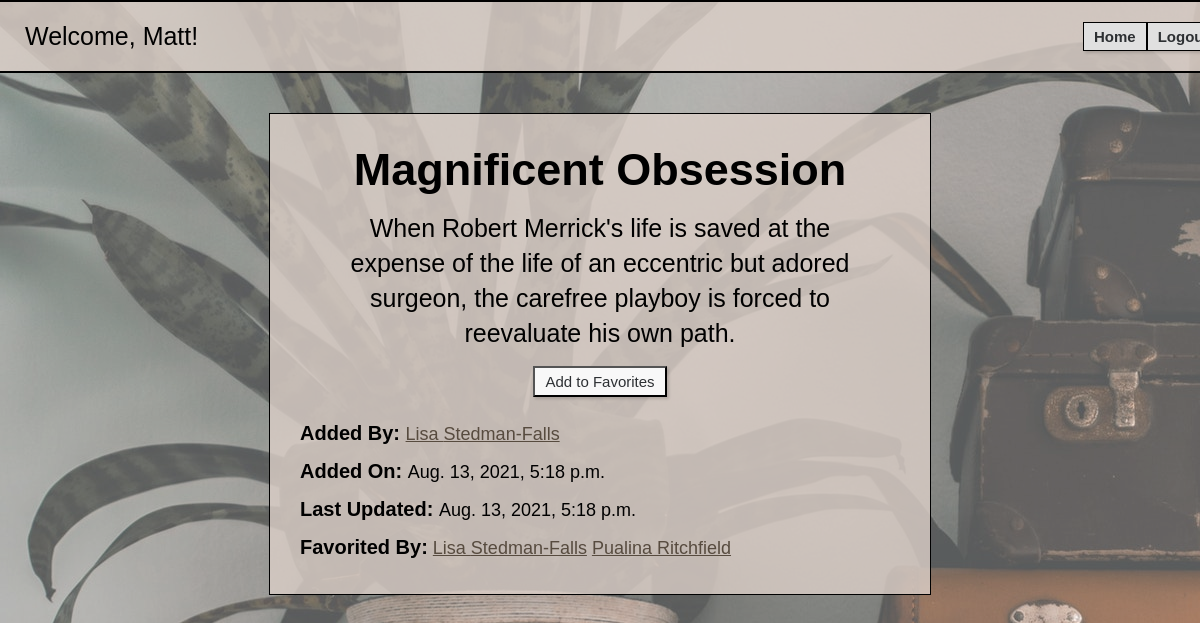
/book/1 (signed in), run on the app's committed database.
### login_registration_app/models.py (models this page shows, shortened)
class User(models.Model):
    first_name = models.CharField(max_length=255)
    last_name = models.CharField(max_length=255)
    email = models.CharField(max_length=255)
    password = models.CharField(max_length=255)
    created_at = models.DateTimeField(auto_now_add=True)
    updated_at = models.DateTimeField(auto_now=True)
    objects = UserManager()

### books_app/models.py (models this page shows, shortened)
class Book(models.Model):
    title = models.CharField(max_length=255)
    description = models.TextField()
    uploaded_by = models.ForeignKey(User, related_name = "books_uploaded", on_delete = models.CASCADE)
    favorited_by = models.ManyToManyField(User, related_name = "books_favorited")
    created_at = models.DateTimeField(auto_now_add=True)
    updated_at = models.DateTimeField(auto_now=True)
    objects = BookManager()

### books_app/views.py (the view)
# urls.py: path('<int:book_id>', views.view_book), #GET request to display a specific object's info
def view_book(request, book_id): #GET REQUEST
    this_book = Book.objects.get(id = book_id)
    this_user = User.objects.get(id = request.session["user_id"])
    context = {
        "this_user": this_user,
        "a_book": this_book,
        "favorited_by": this_book.favorited_by.all(),
        "user_who_uploaded":this_book.uploaded_by,
    }
    return render(request, "book_page.html", context)

### books_app/templates/book_page.html (shortened to what this page needs)
<!DOCTYPE html>
<html lang="en-US">
<head>
    {% load static %}
    <link rel="stylesheet" href="{% static 'book_page.css' %}">
</head>
<body>
    <div id="container">
        <nav>
            <p>Welcome, {{this_user.first_name}}!</p>
            <div id="nav_actions">
                <a href="/book">Home</a>
                <form action="/logout" method="POST">
                    <button type="submit">Logout</button>
                </form>
            </div>
        </nav>
        <div id="wrapper">
            {% if this_user.id == user_who_uploaded.id %}
            <div id="edit">
                <form action="{{a_book.id}}/update_book" method="POST">
                {% csrf_token %}
                    <label for="title">Title: </label>
                    <input name="title" type="text" value="{{a_book.title}}">
                    <label for="description">Description: </label>
                    <textarea name="description">{{a_book.description}}</textarea>
                    <button type="submit">Update</button>
                </form>
                <form action="{{a_book.id}}/destroy_book" method="POST">
                {% csrf_token %}
                    <button type="submit">Delete</button>
                </form>
            </div>
            {% else %}
            <div id="books">
                <h1>{{a_book.title}}</h1>
                <h2>{{a_book.description}}</h2>
                {% if this_user in favorited_by %}
                <form action="{{a_book.id}}/unfavorite_bookpage" method="POST">
                {% csrf_token %}
                    <button type="submit">Remove from Favorites</button>
                </form>
                {% else %}
                <form action="{{a_book.id}}/favorite_bookpage" method="POST">
                    <button type="submit">Add to Favorites</button>
                </form>
                {% endif %}
                <div id="book_info">
                    <p><span class="label">Added By: </span>
                        <a href="user/{{a_book.uploaded_by.id}}">{{a_book.uploaded_by.first_name}} {{a_book.uploaded_by.last_name}}</a>
                    </p>
                    <p><span class="label">Added On: </span>{{a_book.created_at}}</p>
                    <p><span class="label">Last Updated: </span>{{a_book.updated_at}}</p>
            {% endif %}
                    <p><span class="label">Favorited By:</span>
                    {% for user in favorited_by %}
                    <a href="user/{{user.id}}">{{user.first_name}} {{user.last_name}}</a>
                    {% endfor %}
                    </p>
                </div>
            </div>
        </div>
    </div>
</body>
</html>

### books_app/static/book_page.css (style rules this page uses)
* { margin:0; padding:0; }
#container { position:relative; min-height:100vh; }
#container::after { content:""; background-image:url("books.jpg"); opacity:.7; top:0; left:0; bottom:0; right:0; position:absolute; z-index:-1; }
html { font-size:10px; font-family: Arial, Helvetica, sans-serif; }
nav { display: flex; justify-content: space-between; align-items:center; background-color: rgba(220, 208, 201, .8); padding:2rem 2.5rem; border-top:.2rem solid black; border-bottom:.2rem solid black; }
#nav_actions { display: flex; justify-content: space-between; width:8%; }
nav p { font-size:2.5rem; }
nav a, nav button { font-size:1.5rem; font-weight: bold; padding:.5rem 1rem; box-shadow:rgba(0, 0, 0, 0.15) 1.95px 1.95px 2.6px; color:#2D3033; background-color:#E0E0E0; text-decoration: none; border:.1rem solid black; }
#wrapper { display: flex; flex-direction: column; align-items: center; padding-top:4rem; }
#books { background-color:rgba(220, 208, 201, .8); border:1px solid black; width:50%; padding:3rem 3rem 2rem 3rem; display: flex; flex-direction: column; }
h1 { font-size:4.5rem; padding-bottom:1.5rem; text-align: center; }
h2 { font-size: 2.5rem; font-weight: normal; text-align: center; line-height: 1.4; padding:0 3rem; }
#books form { align-self:center; padding-top:1.5rem; }
#books button { padding:.5rem 1rem; font-size:1.5rem; box-shadow:rgba(0, 0, 0, 0.15) 1.95px 1.95px 2.6px; color:#2D3033; background-color:#F8F8F8; }
#book_info { padding-top:2.5rem; }
.label { font-size:2rem; font-weight: bold; }
#book_info p { font-size:1.8rem; padding-bottom:1.5rem; }
#book_info a { color:#574b3f; }

### data on the page
User: first_name "Matt"
Book: title "Magnificent Obsession", description "When Robert Merrick's life is saved at the expense of the life of an eccentric but adored surgeon, the carefree playboy is forced to reevaluate his own path.", uploaded_by.first_name "Lisa", uploaded_by.last_name "Stedman-Falls", created_at "Aug. 13, 2021, 5:18 p.m.", updated_at "Aug. 13, 2021, 5:18 p.m."
User: first_name "Lisa", last_name "Stedman-Falls"
User: first_name "Pualina", last_name "Ritchfield"
